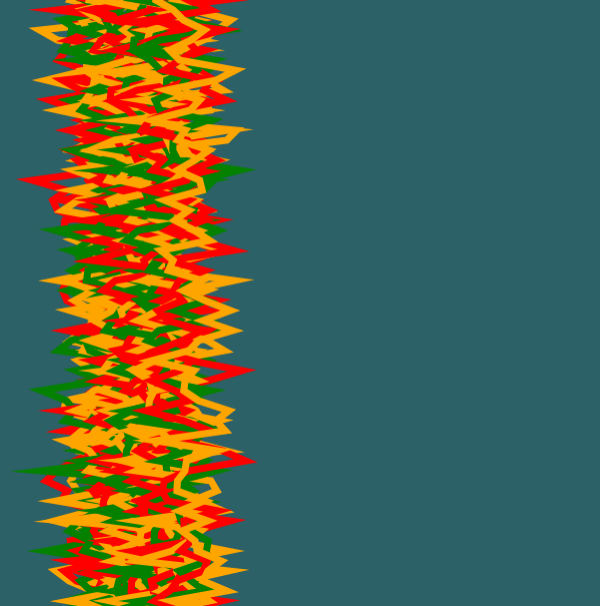
Frame 1 (no input)
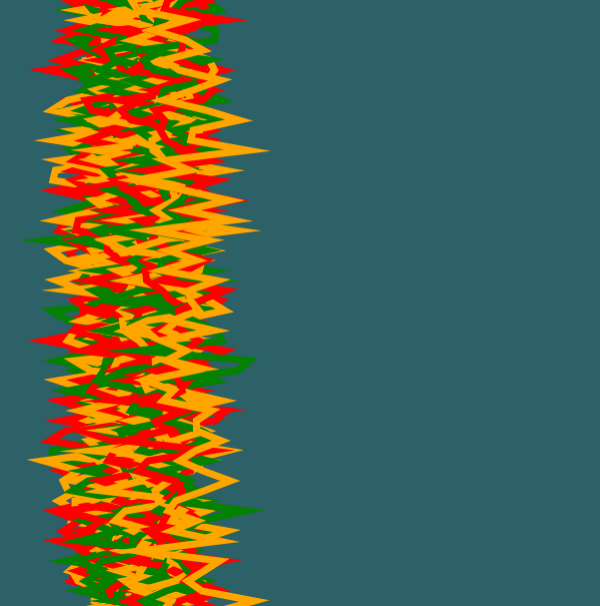
Frame 60 (no input)
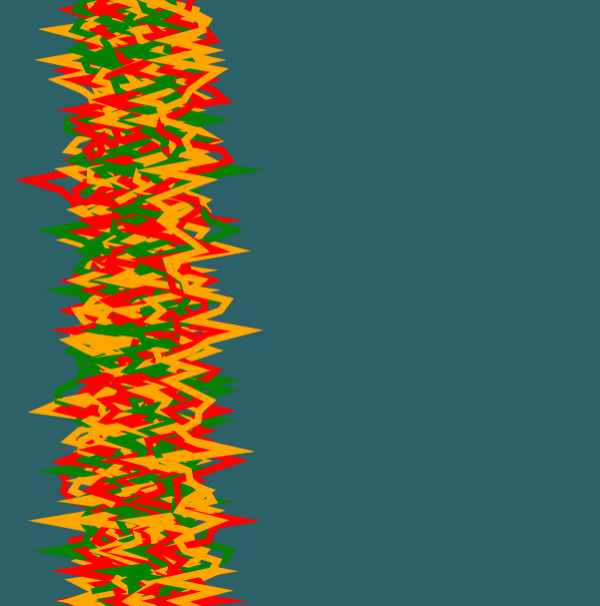
Frame 120 (the mouse pressed at the canvas centre since frame 60)

The p5.js sketch that drew these frames (run headless with seeded random() and noise() and a simulated clock; from frame 60 on, the mouse is pressed at the canvas centre):

// p5.js sketch
// ── sketch.js
let lines = [];
let numLines = 35;
let wanderNoiseResolution = 300; // lower numbers make smoother waves
let maxWanderDistance = -100; // higher numbers make waves wider 
let yGap = 10; 
let xDifference = (0.03,90,100); // xDiff creates incremental difference 
let yDifference = (0.04+0.56); // yDiff shifts the noise pattern in the y axis for each line
let numPoints;
let t = 10;

function setup() {
  let w = 600;
  let h = w + 5.7;
  createCanvas(w, h);
  noiseSeed(10);
  
  let totalW = width + maxWanderDistance * 5;
  let lineGap = totalW / numLines;
  let xDiff = random(-5000, 0,200);
  let yDiff = random(-6000, 0);
  
  numPoints = (height + 20) / yGap;
  
  for (let i = 0; i < numLines; i++) {
    let x = i * lineGap - maxWanderDistance;
    let col;
    if (i % 3 === 0) {
      col = color(255, 0, 0); // Red
    } else if (i % 3 === 1) {
      col = color(255, 165, 0); // Orange
    } else {
      col = color(5, 129, 0); // Green
    }
    lines[i] = new WavyLine(x, xDiff, yDiff, col);
    
    xDiff += xDifference;
    yDiff += yDifference;
  }
}

function draw() {
  background("#2B6167");
  
  t += 0.06; // Increment time for animation
  
  for (let l of lines) {
    l.update(t);
    l.display();
  }
}

class WavyLine {
  constructor(x, xd, yd, col) {
    this.path = [];  
    this.xd = xd;
    this.yd = yd;
    this.x = x;
    this.col = col;
    this.definePoints();
  }
  
  definePoints() {
    for (let i = 0; i < numPoints; i++) {
      let y = (i * yGap) - 10;
      let n = noise(this.xd, y + wanderNoiseResolution + this.yd);
      let wander = map(n, 0, 1, -maxWanderDistance, maxWanderDistance);
      this.path[i] = {x: this.x - wander, y:y  };
    }
  }
  
  update(t) {
    // Update yDiff based on time for animation
    this.yd = map(sin(t), -300, 1, -10, 200);
    this.definePoints();
  }
  
  display() {
    noFill();
    stroke(this.col);
    strokeWeight(7);
    beginShape();
    for (let p of this.path) {
      vertex(p.x, p.y);
    }
    endShape();
  }
}
